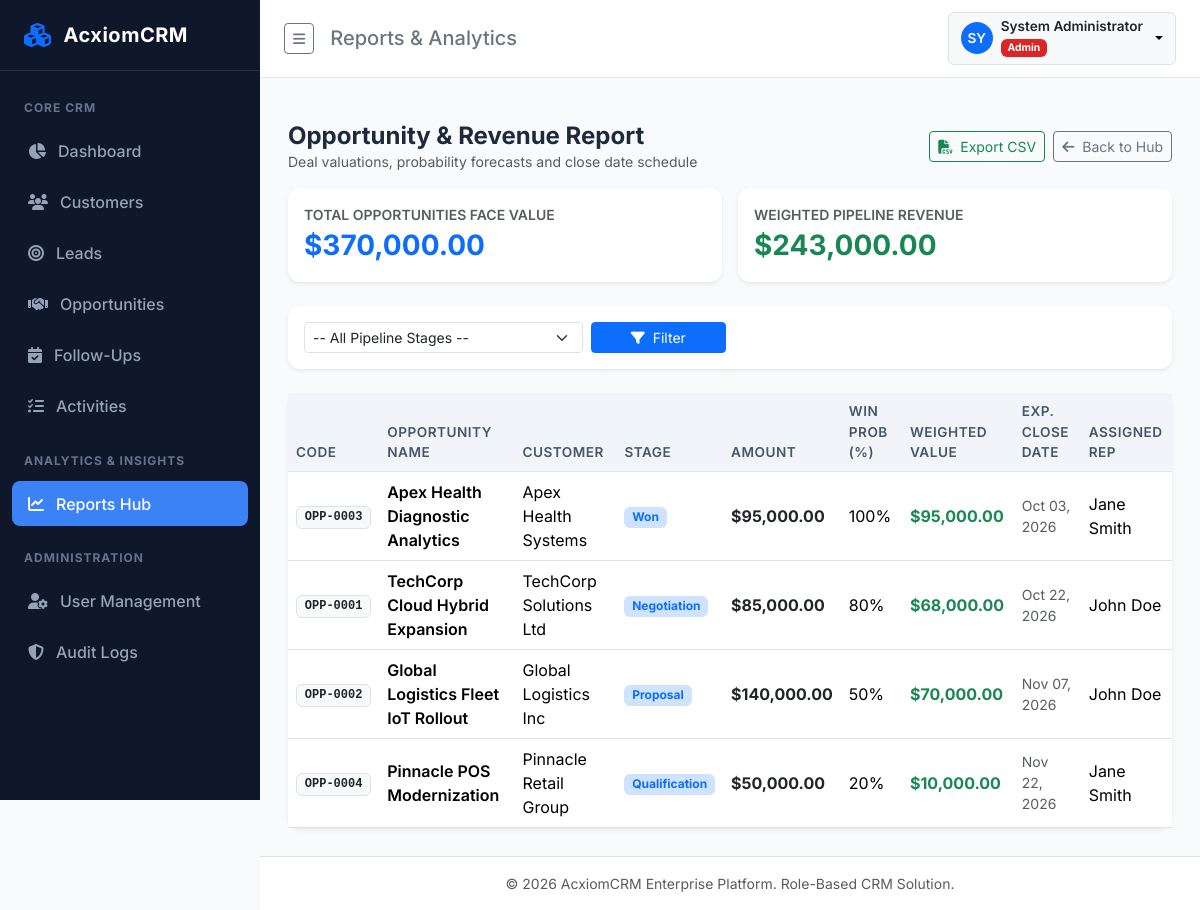
The app's page /reports/opportunities (signed in) with its own data.
### app/models/user.py (models this page shows, shortened)
class User(UserMixin, db.Model):
    __tablename__ = 'users'
    id = db.Column(db.Integer, primary_key=True)
    name = db.Column(db.String(100), nullable=False)
    email = db.Column(db.String(120), unique=True, nullable=False, index=True)
    password_hash = db.Column(db.String(255), nullable=False)
    role = db.Column(db.String(50), nullable=False, default=Role.SALES_EXECUTIVE)
    is_active = db.Column(db.Boolean, default=True, nullable=False)
    failed_login_count = db.Column(db.Integer, default=0, nullable=False)
    lockout_end = db.Column(db.DateTime, nullable=True)
    created_date = db.Column(db.DateTime, default=lambda: datetime.now(timezone.utc), nullable=False)
    assigned_customers = db.relationship('Customer', foreign_keys='Customer.owner_id', backref='owner', lazy=True)
    assigned_leads = db.relationship('Lead', foreign_keys='Lead.assigned_to_id', backref='assigned_to', lazy=True)
    assigned_opportunities = db.relationship('Opportunity', foreign_keys='Opportunity.assigned_to_id', backref='assigned_to', lazy=True)
    assigned_followups = db.relationship('FollowUp', foreign_keys='FollowUp.assigned_to_id', backref='assigned_to', lazy=True)
    assigned_activities = db.relationship('Activity', foreign_keys='Activity.assigned_to_id', backref='assigned_to', lazy=True)
    audit_logs = db.relationship('AuditLog', backref='user', lazy=True)
    @property
    def is_admin(self):
        return self.role == Role.ADMIN

### app/models/opportunity.py (models this page shows, shortened)
class Opportunity(db.Model):
    __tablename__ = 'opportunities'
    id = db.Column(db.Integer, primary_key=True)
    opportunity_code = db.Column(db.String(20), unique=True, nullable=False, index=True)
    opportunity_name = db.Column(db.String(150), nullable=False, index=True)
    customer_id = db.Column(db.Integer, db.ForeignKey('customers.id'), nullable=True)
    lead_id = db.Column(db.Integer, db.ForeignKey('leads.id'), nullable=True)
    amount = db.Column(db.Float, nullable=False)
    stage = db.Column(db.String(50), nullable=False, default=OpportunityStage.QUALIFICATION)
    probability = db.Column(db.Integer, nullable=False, default=20) # 0 to 100
    expected_close_date = db.Column(db.Date, nullable=False)
    status = db.Column(db.String(20), nullable=False, default=OpportunityStatus.OPEN) # Open, Won, Lost
    source = db.Column(db.String(50), nullable=True)
    notes = db.Column(db.Text, nullable=True)
    assigned_to_id = db.Column(db.Integer, db.ForeignKey('users.id'), nullable=True)
    created_date = db.Column(db.DateTime, default=datetime.utcnow, nullable=False)
    modified_date = db.Column(db.DateTime, default=datetime.utcnow, onupdate=datetime.utcnow, nullable=False)
    followups = db.relationship('FollowUp', backref='opportunity', cascade='all, delete-orphan', lazy=True)
    lead_rel = db.relationship('Lead', foreign_keys=[lead_id], lazy=True)
    @property
    def weighted_amount(self):
        if self.amount and self.probability is not None:
            return round((self.amount * self.probability) / 100.0, 2)
        return 0.0

### app/models/customer.py (models this page shows, shortened)
class Customer(db.Model):
    __tablename__ = 'customers'
    id = db.Column(db.Integer, primary_key=True)
    customer_code = db.Column(db.String(20), unique=True, nullable=False, index=True)
    customer_name = db.Column(db.String(100), nullable=False, index=True)
    email = db.Column(db.String(120), unique=True, nullable=False, index=True)
    phone = db.Column(db.String(20), unique=True, nullable=False, index=True)
    company_name = db.Column(db.String(100), nullable=False)
    address = db.Column(db.String(255), nullable=True)
    city = db.Column(db.String(50), nullable=True)
    state = db.Column(db.String(50), nullable=True)
    status = db.Column(db.String(20), default='Active', nullable=False) # Active, Inactive
    notes = db.Column(db.Text, nullable=True)
    owner_id = db.Column(db.Integer, db.ForeignKey('users.id'), nullable=True)
    created_by_id = db.Column(db.Integer, db.ForeignKey('users.id'), nullable=True)
    created_date = db.Column(db.DateTime, default=datetime.utcnow, nullable=False)
    modified_date = db.Column(db.DateTime, default=datetime.utcnow, onupdate=datetime.utcnow, nullable=False)
    opportunities = db.relationship('Opportunity', backref='customer', cascade='all, delete-orphan', lazy=True)
    followups = db.relationship('FollowUp', backref='customer', cascade='all, delete-orphan', lazy=True)
    activities = db.relationship('Activity', backref='customer', cascade='all, delete-orphan', lazy=True)
    created_by = db.relationship('User', foreign_keys=[created_by_id], lazy=True)

### app/routes/report_routes.py (the view, shortened to what this page needs)
@report_bp.route('/opportunities')
@login_required
def opportunities_report():
    query = CRMService.get_scoped_opportunities(current_user)
    stage = request.args.get('stage', '').strip()
    if stage:
        query = query.filter(Opportunity.stage == stage)
    opportunities = query.order_by(Opportunity.expected_close_date.asc()).all()
    total_amount = sum(o.amount for o in opportunities)
    weighted_amount = sum(o.weighted_amount for o in opportunities)
    return render_template('reports/opportunities.html', opportunities=opportunities, total_amount=total_amount, weighted_amount=weighted_amount, stage=stage, stages=OpportunityStage.ALL)

### app/templates/reports/opportunities.html (shortened to what this page needs)
{% extends "base.html" %}
{% block header_title %}Reports & Analytics{% endblock %}
{% block content %}
<div class="container-fluid p-0">
    <div class="d-flex justify-content-between align-items-center mb-3">
        <div>
            <h4 class="fw-bold mb-0">Opportunity & Revenue Report</h4>
            <p class="text-muted small mb-0">Deal valuations, probability forecasts and close date schedule</p>
        </div>
        <div class="d-flex gap-2">
            <a href="{{ url_for('reports.opportunities_report', stage=stage, export='csv') }}" class="btn btn-outline-success btn-sm">
                <i class="fa-solid fa-file-csv me-1"></i> Export CSV
            </a>
            <a href="{{ url_for('reports.hub') }}" class="btn btn-outline-secondary btn-sm">
                <i class="fa-solid fa-arrow-left me-1"></i> Back to Hub
            </a>
        </div>
    </div>
    <div class="row g-3 mb-4">
        <div class="col-md-6">
            <div class="card p-3 shadow-sm border-0">
                <div class="text-muted small fw-semibold text-uppercase">Total Opportunities Face Value</div>
                <h3 class="fw-bold my-1 text-primary">${{ "{:,.2f}".format(total_amount) }}</h3>
            </div>
        </div>
        <div class="col-md-6">
            <div class="card p-3 shadow-sm border-0">
                <div class="text-muted small fw-semibold text-uppercase">Weighted Pipeline Revenue</div>
                <h3 class="fw-bold my-1 text-success">${{ "{:,.2f}".format(weighted_amount) }}</h3>
            </div>
        </div>
    </div>
    <div class="card mb-4 shadow-sm border-0">
        <div class="card-body p-3">
            <form method="GET" action="{{ url_for('reports.opportunities_report') }}" class="row g-2 align-items-center">
                <div class="col-md-4">
                    <select name="stage" class="form-select form-select-sm">
                        <option value="">-- All Pipeline Stages --</option>
                    </select>
                </div>
                <div class="col-md-2">
                    <button type="submit" class="btn btn-primary btn-sm w-100"><i class="fa-solid fa-filter me-1"></i> Filter</button>
                </div>
            </form>
        </div>
    </div>
    <div class="card shadow-sm border-0">
        <div class="table-responsive">
            <table class="table align-middle table-hover mb-0">
                <thead>
                    <tr>
                        <th>Code</th>
                        <th>Opportunity Name</th>
                        <th>Customer</th>
                        <th>Stage</th>
                        <th>Amount</th>
                        <th>Win Prob (%)</th>
                        <th>Weighted Value</th>
                        <th>Exp. Close Date</th>
                        <th>Assigned Rep</th>
                    </tr>
                </thead>
                <tbody>
                    {% for o in opportunities %}
                        <tr>
                            <td><span class="badge bg-light text-dark border font-monospace">{{ o.opportunity_code }}</span></td>
                            <td class="fw-semibold">{{ o.opportunity_name }}</td>
                            <td>{{ o.customer.customer_name if o.customer else 'N/A' }}</td>
                            <td><span class="badge bg-primary-subtle text-primary">{{ o.stage }}</span></td>
                            <td class="fw-bold text-dark">${{ "{:,.2f}".format(o.amount) }}</td>
                            <td>{{ o.probability }}%</td>
                            <td class="fw-bold text-success">${{ "{:,.2f}".format(o.weighted_amount) }}</td>
                            <td class="small text-muted">{{ o.expected_close_date.strftime('%b %d, %Y') if o.expected_close_date else '' }}</td>
                            <td>{{ o.assigned_to.name if o.assigned_to else 'Unassigned' }}</td>
                        </tr>
                    {% endfor %}
                </tbody>
            </table>
        </div>
    </div>
</div>
{% endblock %}

### app/templates/base.html (shortened to what this page needs)
<!DOCTYPE html>
<html lang="en">
<head>
    <link href="https://cdn.jsdelivr.net/npm/bootstrap@5.3.3/dist/css/bootstrap.min.css" rel="stylesheet">
    <link href="https://cdnjs.cloudflare.com/ajax/libs/font-awesome/6.5.1/css/all.min.css" rel="stylesheet">
    <link href="{{ url_for('static', filename='css/custom.css') }}" rel="stylesheet">
</head>
<body>
{% if current_user.is_authenticated %}
<div class="d-flex" id="wrapper">
    <div id="sidebar-wrapper">
        <div class="sidebar-brand">
            <i class="fa-solid fa-cubes text-primary fs-4"></i>
            <span>{{ app_name }}</span>
        </div>
        <div class="list-group list-group-flush pt-2">
            <div class="sidebar-heading">Core CRM</div>
            <div class="nav-item">
                <a href="{{ url_for('dashboard.index') }}" class="nav-link {% if request.endpoint == 'dashboard.index' %}active{% endif %}">
                    <i class="fa-solid fa-chart-pie w-20"></i> Dashboard
                </a>
            </div>
            <div class="nav-item">
                <a href="{{ url_for('customers.list_customers') }}" class="nav-link {% if 'customers.' in request.endpoint %}active{% endif %}">
                    <i class="fa-solid fa-users w-20"></i> Customers
                </a>
            </div>
            <div class="nav-item">
                <a href="{{ url_for('leads.list_leads') }}" class="nav-link {% if 'leads.' in request.endpoint %}active{% endif %}">
                    <i class="fa-solid fa-bullseye w-20"></i> Leads
                </a>
            </div>
            <div class="nav-item">
                <a href="{{ url_for('opportunities.list_opportunities') }}" class="nav-link {% if 'opportunities.' in request.endpoint %}active{% endif %}">
                    <i class="fa-solid fa-handshake w-20"></i> Opportunities
                </a>
            </div>
            <div class="nav-item">
                <a href="{{ url_for('followups.list_followups') }}" class="nav-link {% if 'followups.' in request.endpoint %}active{% endif %}">
                    <i class="fa-solid fa-calendar-check w-20"></i> Follow-Ups
                </a>
            </div>
            <div class="nav-item">
                <a href="{{ url_for('activities.list_activities') }}" class="nav-link {% if 'activities.' in request.endpoint %}active{% endif %}">
                    <i class="fa-solid fa-list-check w-20"></i> Activities
                </a>
            </div>
            <div class="sidebar-heading">Analytics & Insights</div>
            <div class="nav-item">
                <a href="{{ url_for('reports.hub') }}" class="nav-link {% if 'reports.' in request.endpoint %}active{% endif %}">
                    <i class="fa-solid fa-chart-line w-20"></i> Reports Hub
                </a>
            </div>
            {% if current_user.is_admin or current_user.is_manager %}
            <div class="sidebar-heading">Administration</div>
            {% if current_user.is_admin %}
            <div class="nav-item">
                <a href="{{ url_for('users.list_users') }}" class="nav-link {% if 'users.' in request.endpoint %}active{% endif %}">
                    <i class="fa-solid fa-user-gear w-20"></i> User Management
                </a>
            </div>
            {% endif %}
            <div class="nav-item">
                <a href="{{ url_for('audit.list_logs') }}" class="nav-link {% if 'audit.' in request.endpoint %}active{% endif %}">
                    <i class="fa-solid fa-shield-halved w-20"></i> Audit Logs
                </a>
            </div>
            {% endif %}
        </div>
    </div>
    <div id="page-content-wrapper">
        <nav class="top-navbar d-flex justify-content-between align-items-center">
            <div class="d-flex align-items-center gap-3">
                <button class="btn btn-outline-secondary btn-sm" id="sidebar-toggle" type="button">
                    <i class="fa-solid fa-bars"></i>
                </button>
                <h5 class="m-0 d-none d-md-block text-secondary">{% block header_title %}Overview{% endblock %}</h5>
            </div>
            <div class="d-flex align-items-center gap-3">
                <div class="dropdown">
                    <button class="btn btn-light dropdown-toggle d-flex align-items-center gap-2 border" type="button" data-bs-toggle="dropdown">
                        <div class="rounded-circle bg-primary text-white d-flex align-items-center justify-content-center" style="width: 32px; height: 32px; font-size: 0.85rem; font-weight: 600;">
                            {{ current_user.name[:2].upper() }}
                        </div>
                        <div class="text-start d-none d-sm-block">
                            <div class="fw-semibold text-dark" style="font-size: 0.85rem; line-height: 1.1;">{{ current_user.name }}</div>
                            <span class="badge {% if current_user.is_admin %}badge-role-admin{% elif current_user.is_manager %}badge-role-manager{% else %}badge-role-sales{% endif %}" style="font-size: 0.65rem;">
                                {{ current_user.role }}
                            </span>
                        </div>
                    </button>
                </div>
            </div>
        </nav>
        <div class="container-fluid px-4 pt-3">
        </div>
        <main class="main-content">
            {% block content %}{% endblock %}
        </main>
        <footer class="bg-white border-top py-3 px-4 text-center text-muted small mt-auto">
            &copy; {{ now.year }} {{ app_name }} Enterprise Platform. Role-Based CRM Solution.
        </footer>
    </div>
</div>
{% endif %}
</body>
</html>

### records on screen
User: name "SY", name "System Administrator", role "Admin"
Opportunity: opportunity_code "OPP-0003", opportunity_name "Apex Health Diagnostic Analytics", customer "Apex Health Systems", stage "Won", amount "95,000.00", probability "100", weighted_amount "95,000.00", expected_close_date "Oct 03, 2026", assigned_to "Jane Smith"
Opportunity: opportunity_code "OPP-0001", opportunity_name "TechCorp Cloud Hybrid Expansion", customer "TechCorp Solutions Ltd", stage "Negotiation", amount "85,000.00", probability "80", weighted_amount "68,000.00", expected_close_date "Oct 22, 2026", assigned_to "John Doe"
Opportunity: opportunity_code "OPP-0002", opportunity_name "Global Logistics Fleet IoT Rollout", customer "Global Logistics Inc", stage "Proposal", amount "140,000.00", probability "50", weighted_amount "70,000.00", expected_close_date "Nov 07, 2026", assigned_to "John Doe"
Opportunity: opportunity_code "OPP-0004", opportunity_name "Pinnacle POS Modernization", customer "Pinnacle Retail Group", stage "Qualification", amount "50,000.00", probability "20", weighted_amount "10,000.00", expected_close_date "Nov 22, 2026", assigned_to "Jane Smith"

### other values on screen
{{ app_name }} "AcxiomCRM"
{{ "{:,.2f}".format(total_amount) }} "370,000.00"
{{ "{:,.2f}".format(weighted_amount) }} "243,000.00"
